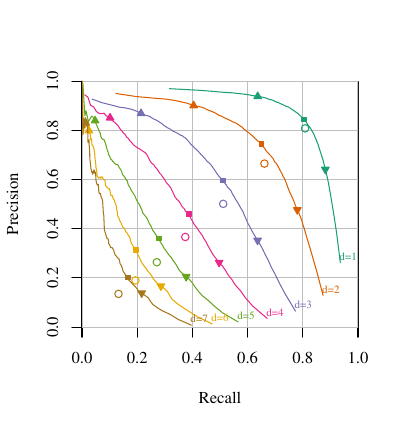

The R source for this figure:
library(ROCR)
library(dplyr)
readfile = function(f) {
    read.table(pipe(sprintf("cat %s | grep EDGEPRED | perl -pe 's/ AAA.*//'", f)))
}
cols = brewer.pal(8,'Dark2')
getcol = function(pathlen) {
    i = pathlen %% 8
    if (i==0) i = 8
    cols[i]
}

# d=read.table(pipe("cat edgepred.100sample | grep EDGEPRED | perl -pe 's/ AAA.*//'"))
# d=readfile("edgepred.100sample")
# pp=performance(prediction(d$V2,d$V3),'prec','rec')
# n=length([email redacted][[1]])
# mask=2:(n-1)

# ds = lapply(1:7, function(t) readfile(sprintf("edgepred.tlen=%s.100sample", t)))

pdf("pr.pdf",width=4,height=4.3)

par(family='Times')
plot.new()
plot.window(xaxs='i', yaxs='i', xlim=c(0,1), ylim=c(0,1))
axis(1)
axis(2)
box()
# axis(3,labels=FALSE)
# axis(4,labels=FALSE)
abline(v=seq(0,1,.2),col='gray')
abline(h=seq(0,1,.2),col='gray')
title(xlab="Recall",ylab="Precision")

# legend("top", legend=c("Greedy","Conf \u2265 .9  ", "Conf \u2265 .1"), pch=c(1,24,25),horiz=TRUE, inset=c(0,0))

for (t in 1:7) {
    col = getcol(t)
    d=ds[[t]]
    # d=readfile(sprintf("edgepred.tlen=%s.100sample", t))
    pp=performance(prediction(d$V2,d$V3),'prec','rec')
    n=length([email redacted][[1]])
    mask=2:(n-1)
    lines([email redacted][[1]][mask], [email redacted][[1]][mask], col=col)
    g=readfile(sprintf("edgepred.tlen=%s.greedy",t))
    rec=mean(g$V3[g$V2==1])
    prec=mean(g$V2[g$V3==1])
    print(c(prec,rec))
    points(rec,prec, col=col)

# same as 
# > i=which([email redacted][[1]]==.90)
# > c([email redacted][[1]][i], [email redacted][[1]][i])
    
    prec = function(t) mean(d$V3[d$V2 >= t])
    rec = function(t) mean((d$V2 >= t)[d$V3==1])
    points(rec(.9),prec(.9),pch=24,col=col,cex=.75,bg=col)
    points(rec(.1),prec(.1),pch=25,col=col,cex=.75,bg=col)
    [email redacted][[1]][n-1]
    [email redacted][[1]][n-1]
    # adj = if(t==7) c(2.3,-.3) else c(-.4,-.3)
    adj=c(0.05,-.3)
    text(x,y, sprintf("d=%s",t), adj=adj, col=col, cex=.65)

    pp=performance(prediction(d$V2,d$V3),'f')
    fs = [email redacted][[1]]
    fs[!is.finite(fs)] = -1  ## maybe not necessary actually
    samplef=max(fs)
    [email redacted][[1]][ which.max(fs) ]
    print(c(samplef, rec(sample_thresh), prec(sample_thresh)))
    points(rec(sample_thresh), prec(sample_thresh), col=col, pch=22, bg=col, cex=.7)
    

}

dev.off()
